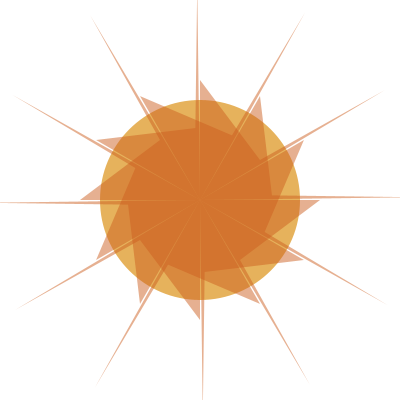
Frame 1 (no input)
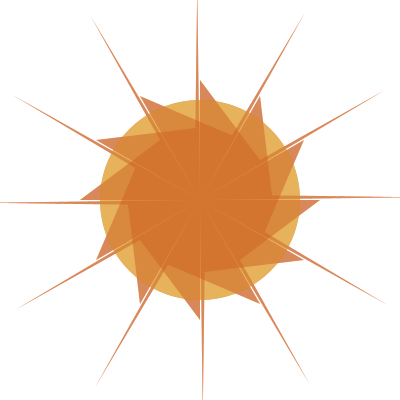
Frame 2 (the mouse pressed at the canvas centre, redrawn once)

The Processing sketch that drew these frames (run headless with seeded random() and noise(); the mouse was pressed at the canvas centre and the sketch redrawn once):

// Processing sketch: processing_84792
// ── processing_84792.pde

void setup()
{
  size(400,400);
  background(255);
}

void draw()
{
  noStroke();
  fill(230,178,92);
  ellipse(200,200,200,200);
  
  fill(204,94,30,125);
  translate(width/2, height/2);
for (int i=0;i<360;i+=30){
rotate(radians(30));
quad(0, 0, 110, 185, 40, 60, 120, 0);}
  
  noLoop();
}
